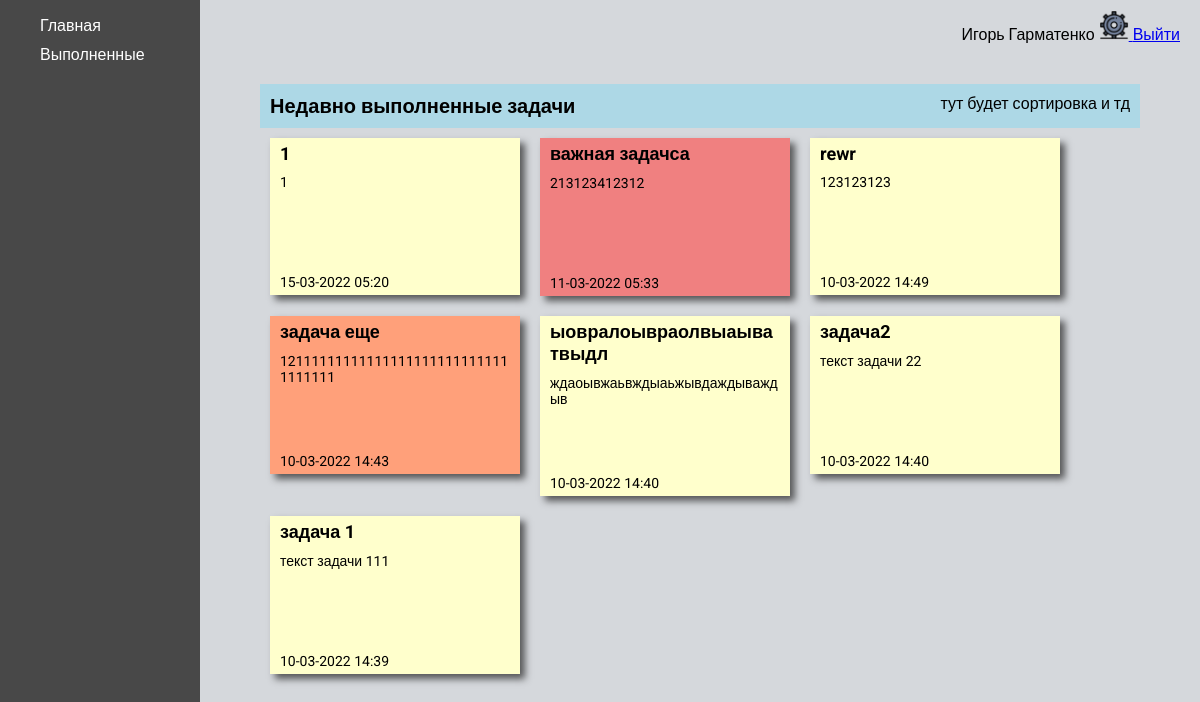
The page /done_tasks/ (signed in) on the database as committed earlier.
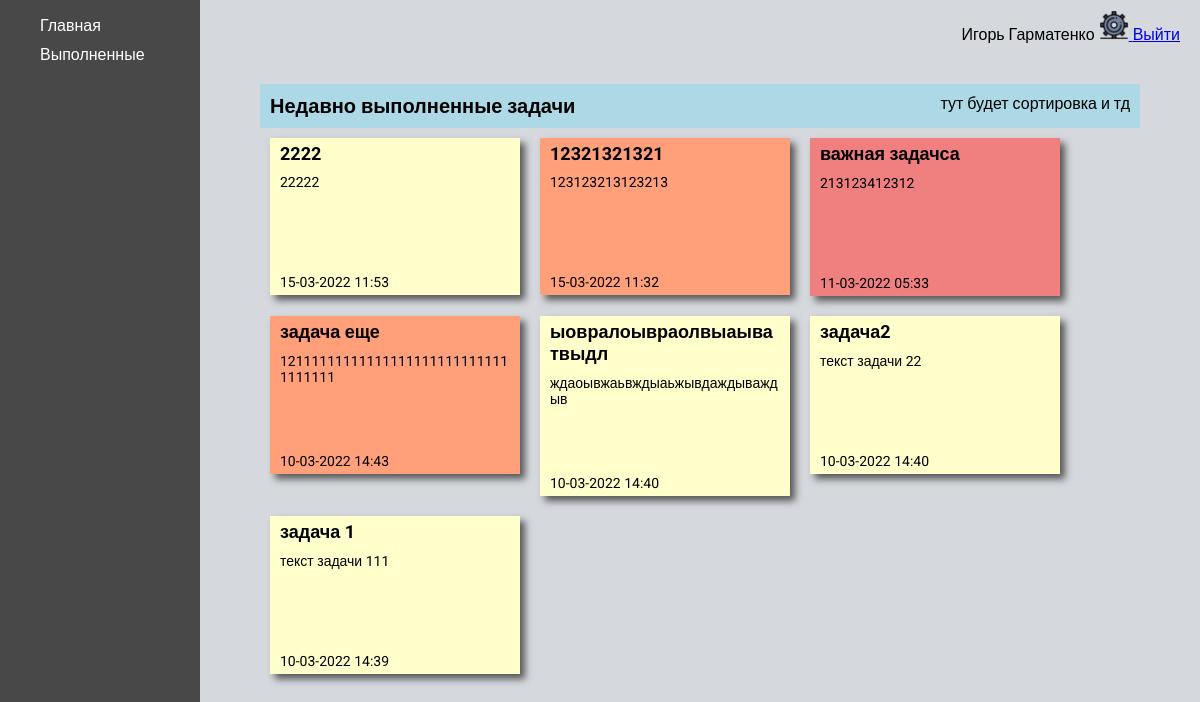
The same page on the database as committed later.
### ToDo/models.py (models this page shows, shortened)
class CustomUser(AbstractUser):
    avatar = models.ImageField(
        blank=True,
        verbose_name='Avatar',
        upload_to=f'images/',
        default='../static/ToDo/images/default.png'
    )
    date_of_birth = models.DateField(blank=True, null=True)

class Task(models.Model):
    PRIORITY_LEVEL = (('L', 'low'),
                      ('H', 'hight'),
                      ('M', 'medium'),
                      )
    user = models.ForeignKey(settings.AUTH_USER_MODEL, on_delete=models.CASCADE, null=True, blank=True)
    title = models.CharField(max_length=200)
    descr = models.CharField(max_length=500)
    priority = models.CharField(max_length=10, choices=PRIORITY_LEVEL, default='medium')
    is_finished = models.BooleanField(default=False)
    created_at = models.DateTimeField(auto_now_add=True)
    complated_at = models.DateTimeField(auto_now=True)

### ToDo/views.py (the view)
# urls.py: path('done_tasks/', done_tasks, name='done_tasks'),
@login_required
def done_tasks(request):
    tasks = Task.objects.filter(user_id=request.user.id, is_finished=True).order_by('created_at').reverse()
    return render(request, 'ToDo/done_tasks.html', {'menu': home_menu, 'tasks': tasks})

### ToDo/templates/ToDo/done_tasks.html
{% extends 'ToDo/home_base.html' %}
{% block rightbar %}
    <div class="tasks__wrap">
        <div class="tasks__active_wrap">
            <div class="tasks__header">
                <div class="tasks__active_title">Недавно выполненные задачи</div>
                <div class="tasks__active_info">тут будет сортировка и тд</div>
            </div>
            <div class="tasks__active">
                {% for task in tasks %}
                    <div class="task {{ task.priority }}">
                        <div class="task__title">
                            <a class="task__edit-link" href="{% url 'task-edit' task.id %}">{{ task.title }}</a>
                        </div>
                        <div class="task__descr">{{ task.descr }}</div>
                        <div class="task__created_at">{{ task.created_at|date:'d-m-Y H:i' }}</div>
                    </div>
                {% endfor %}
            </div>
        </div>
    </div>
{% endblock %}

### ToDo/templates/ToDo/home_base.html (shortened to what this page needs)
{% extends 'ToDo/base.html' %}
{% load static %}
{% block content %}
    <div class="main">
        <div  class="leftbar">
            <ul class="home_menu">
                {% for key, item in menu.items %}
                    <li class="home_menu__item"><a href="{% url key %}">{{ item }}</a></li>
                {% endfor %}
            </ul>
        </div>
        <div  class="rightbar">
            <div class="home_nav">
                <div class="home_info">
                        {% if request.user.is_authenticated %}
                        <span>{{ user.first_name }} {{ user.last_name }}</span>
                        <a href="{% url 'user_settings' %}">
                            <img class="settings__icon" src="{% static 'ToDo/images/settings.png' %}" alt="settings">
                        </a>
                        <a href="{% url 'logout' %}">Выйти</a>
                    {% endif %}
                </div>
            </div>
            {% block rightbar %}
            {% endblock %}
        </div>
    </div>
{% endblock %}

### ToDo/templates/ToDo/base.html (shortened to what this page needs)
{% load static %}
<!DOCTYPE html>
<html lang="en">
<head>
    <link rel="stylesheet" href="{% static 'ToDo/css/style.css' %}">
</head>
<body>
    {% block content %}
    {% endblock %}
</body>
</html>

### ToDo/static/ToDo/css/style.css (style rules this page uses)
html { font-family: 'Roboto', sans-serif; }
body { margin: 0; }
.main { display: flex; }
.leftbar { width: 15%; min-width: 200px; background-color: #484848; display: flex; flex-direction: column; min-height: 100vh; }
.rightbar { width: 85%; background-color: #D5D8DC; min-height: 100vh; }
.settings__icon { width: 30px; height: 30px; }
.home_menu { display: flex; flex-direction: column; align-items: flex-start; }
.home_menu__item { list-style-type: none; margin-bottom: 10px; }
.home_menu__item a { text-decoration: none; color: white; list-style-type: none; }
.home_nav { display: flex; justify-content: space-between; padding: 10px 20px; }
.tasks__wrap { display: flex; justify-content: space-between; padding: 30px 50px; }
.tasks__active { display: flex; justify-content: flex-start; align-items: flex-start; flex-wrap: wrap; align-content: flex-start; }
.tasks__header { display: flex; justify-content: space-between; background-color: #ADD8E6; padding: 10px 10px; }
.tasks__active_info { margin-left: 50px; }
.tasks__active_title { font-size: 20px; font-weight: bold; }
.tasks__active_wrap { margin: 0 10px; width: 100%; }
.task { position: relative; display: flex; flex-direction: column; align-items: center; width: 250px; word-wrap: break-word; margin: 10px; height: auto; box-shadow: 5px 5px 7px rgba(33,33,33,.7); transform: rotate(0deg); transition: transform .15s linear; }
.task__title { width: 100%; padding: 5px 10px; box-sizing: border-box; font-weight: bold; font-size: 18px; }
.H { background: #F08080; }
.M { background: #FFA07A; }
.L { background: #ffc; }
.task__descr { width: 100%; padding: 5px 10px; box-sizing: border-box; font-size: 14px; min-height: 100px; word-wrap: inherit; }
.task__created_at { width: 100%; padding: 5px 10px; box-sizing: border-box; font-size: 14px; }
.task__edit-link { text-decoration: none; color: black; }

Rows that differ between the two databases and show on the page:
removed Task: title "1", descr "1", created_at "15-03-2022 05:20"
removed Task: title "rewr", descr "123123123", created_at "10-03-2022 14:49"
added Task: title "2222", descr "22222", created_at "15-03-2022 11:53"
added Task: title "12321321321", descr "123123213123213", created_at "15-03-2022 11:32", priority "M" (drawn)
